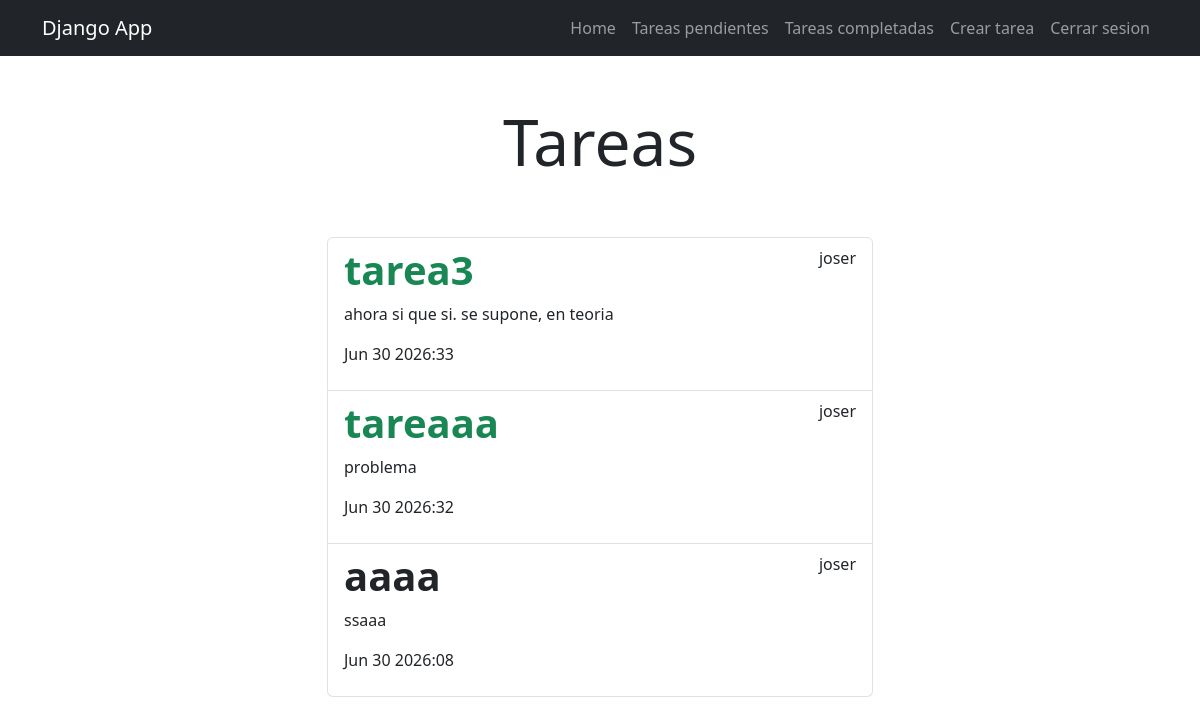
Page /task_completed/ (signed in) on the committed database.
### tasks/models.py (models this page shows, shortened)
class Task(models.Model):
    title = models.CharField(max_length=100)
    description = models.TextField(blank=True)
    created = models.DateTimeField(auto_now_add=timezone.now)
    datecompleted = models.DateTimeField(null=True,blank=True) #condicional solo para el admin
    important = models.BooleanField(default=False)
    user = models.ForeignKey(User, on_delete=models.CASCADE)

### tasks/views.py (the view)
# urls.py: path('task_completed/', views.task_view_completed,name='task_completed'),       #Mostrar tareas completas
@login_required
def task_view_completed(request):
    try:
        tasks= Task.objects.filter(user=request.user, datecompleted__isnull= False).order_by('-datecompleted')
        return render(request,'task.html', {'tasks': tasks})
    except:
        return render(request, 'home.html',{
           'error': 'Por favor ingrese a su usuario o cree uno'})

### tasks/templates/task.html
{% extends 'base.html' %} {% block content %}
<main class="container">
  <div class="row">
    <div class="col-md-6 offset-md-3">
      <h1 class="text-center display-3 py-5">Tareas</h1>
      <ul class="list-group">
        {% for task in tasks %}
        <a class="list-group-item" href="{% url 'task_detail' task.id %}">
          <header class="d-flex justify-content-between">
            {% if task.important %}
            <h1 class="fw-bold text-success">{{task.title}}</h1>
            {% else %}
            <h1 class="fw-bold">{{task.title}}</h1>
            {% endif %}
            <p>{{task.user.username}}</p>
          </header>
          <p>{{task.description}}</p>
          <p>{{task.datecompleted|date:'M j Y:i'}}</p>
        </a>
        {% endfor %}
      </ul>
    </div>
  </div>
</main>
{% endblock %}

### rows in the picture
Task: title "tarea3", user.username "joser", description "ahora si que si. se supone, en teoria", datecompleted "Jun 30 2026:33"
Task: title "tareaaa", user.username "joser", description "problema", datecompleted "Jun 30 2026:32"
Task: title "aaaa", user.username "joser", description "ssaaa", datecompleted "Jun 30 2026:08"
